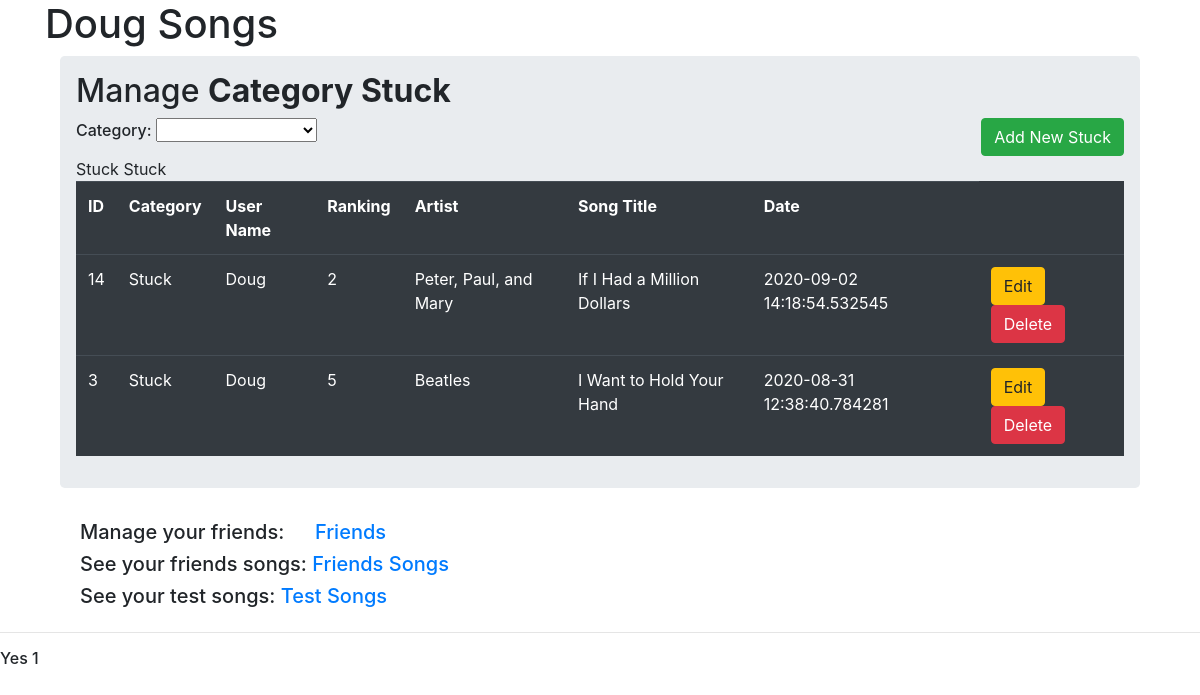
Screenshot of /user_home/Stuck (signed in) with the database file from the repository.
### song6.py (models this page shows)
class Song(db.Model):
    id = db.Column(db.Integer, primary_key=True)
    cat = db.Column(db.String(15))
    user_id = db.Column(db.Integer, db.ForeignKey('user.id'))
    numb = db.Column(db.Integer)
    artist = db.Column(db.String(40))
    title = db.Column(db.String(40))
    date_created = db.Column(db.DateTime, default=datetime.now)

### song6.py (the view)
@app.route('/user_home/<cat>', methods=['GET', 'POST'])
def user_home_cat(cat):
    if 'username' in session:
        cat = cat
        print(cat)
        print("This is user_home_cat")
        category = Category.query.all()
        print(category)
        print(session)
        print(session['username'])
        name = (session['username'])
        u = User.query.filter_by(user=name).first()
        q = Song.query.filter(Song.user_id == u.id, Song.cat == cat).order_by(Song.numb)
        print(q)
        print(u)
        print(u.id, u.user)
        return render_template('main6_2.html', title=name + ' Songs', songs=q, user=name, cat=cat, category=category)
    else:
        return redirect(url_for('login'))

### song6.py (called while the page is built)
    def __repr__(self):
        return '<User  {}>'.format(self.user)

### templates/main6_2.html (shortened to what this page needs)
{% extends "layout6.html" %}
    {% block title %} {{ title }} {% endblock %}
    {% block content %}
    <div class="container">
        <div class="row">
            <div class="col md-12">
                <div class="jumbotron p-3">
                    <h2>Manage <b> Category {{ cat }} </b></h2>
                        <h6><label>Category:</label>
                        <select name="cat" id="select1" onchange="myFunction()">
                            <option value="none" selected disabled hidden></option>
                            {% for category in category %}
                            <option value="{{ category.cat }}">{{ category.cat_text }}</option>
                            {% endfor %}
                        </select>
                        <button type="button" class="btn btn-success float-right"
                    data-toggle="modal" data-target="#mymodal">Add New {{cat}}</button></h6>
                    <table class="table table-hover table-dark">
                        <tr>
                            <th>ID</th>
                            <th>Category</th>
                            <th>User Name</th>
                            <th>Ranking</th>
                            <th>Artist</th>
                            <th>Song Title</th>
                            <th>Date</th>
                        </tr>
                        {% for song in songs %}
                        <tr>
                            <td>{{song.id}}</td>
                            <td>{{song.cat}}</td>
                            <td>{{user}}</td>
                            <td>{{song.numb}}</td>
                            <td>{{song.artist}}</td>
                            <td>{{song.title}}</td>
                            <td>{{song.date_created}}</td>
                            <td>
                                <a href="/update/{{song.id}}" class="btn btn-warning btn-xs" data-toggle="modal" data-target="#modaledit{{song.id}}">Edit</a>
                                <a href="/delete/{{song.id}}" class="btn btn-danger btn-xs" onclick="return confirm('Are You Sure?')">Delete</a>
                            </td>
                        </tr>
                        {% endfor %}
                    </table>
                </div>
                <div>
                    <h5>&emsp;Manage your friends: &emsp; <a href="{{ url_for('friend') }}">Friends</a></h5>
                </div>
                <div>
                    <h5>&emsp;See your friends songs:   <a href="{{ url_for('home') }}">Friends Songs</a></h5>
                    <h5>&emsp;See your test songs:   <a href="{{ url_for('test') }}">Test Songs</a></h5>
                </div>
            </div>
        </div>
    </div>
    {% endblock %}

### rows the page displays
Song: id "14", cat "Stuck", user "Doug", numb "2", artist "Peter, Paul, and Mary", title "If I Had a Million Dollars", date_created "2020-09-02 14:18:54.532545"
Song: id "3", cat "Stuck", user "Doug", numb "5", artist "Beatles", title "I Want to Hold Your Hand", date_created "2020-08-31 12:38:40.784281"

### other values shown
{{ title }} "Doug Songs"
{{ cat }} "Stuck"
